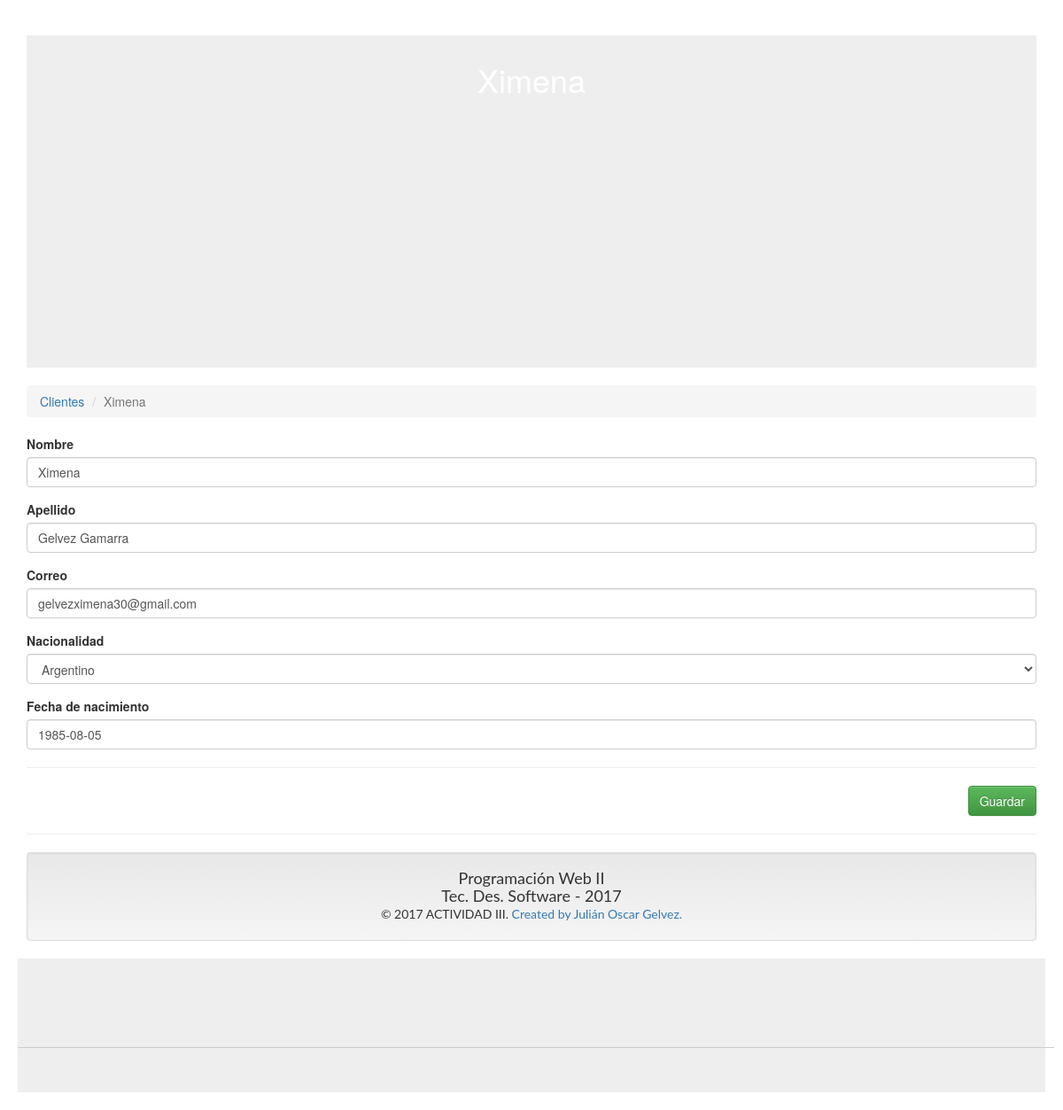
The app's page /?c=Cliente&a=Crud&id=2 with its own data.
### tables this page shows
CREATE TABLE `cliente` (
  `id` int(11) NOT NULL,
  `Nombre` varchar(50) NOT NULL DEFAULT '0',
  `Apellido` varchar(50) NOT NULL DEFAULT '0',
  `Nacionalidad` text NOT NULL,
  `FechaNacimiento` varchar(20) DEFAULT NULL,
  `FechaRegistro` varchar(20) DEFAULT NULL,
  `Correo` varchar(50) NOT NULL
);

### controller/cliente.controller.php (called while the page is built, shortened)
<?php
require_once 'model/cliente.php';
class ClienteController{
    private $model;
    public function __CONSTRUCT(){
        $this->model = new Cliente();
    }
    public function Crud(){
        $alm = new Cliente();
        if(isset($_REQUEST['id'])){
            $alm = $this->model->Obtener($_REQUEST['id']);
        }
        require 'view/header.php';
        require 'view/cliente/cliente-editar.php';
        require 'view/footer.php';
    }
}

### model/database.php (called while the page is built)
<?php
class Database
{
    public static function StartUp()
    {
        $pdo = new PDO('mysql:host=localhost;dbname=formmvc;charset=utf8', 'root', '0000');
        $pdo->setAttribute(PDO::ATTR_ERRMODE, PDO::ERRMODE_EXCEPTION);
        return $pdo;
    }
}

### model/cliente.php (called while the page is built, shortened)
<?php
class Cliente
{
	private $pdo;
	public function __CONSTRUCT()
	{
		try
		{
			$this->pdo = Database::StartUp();
		}
		catch(Exception $e)
		{
			die($e->getMessage());
		}
	}
	public function Obtener($id)
	{
		try
		{
			$stm = $this->pdo
			          ->prepare("SELECT * FROM cliente WHERE id = ?");
			$stm->execute(array($id));
			return $stm->fetch(PDO::FETCH_OBJ);
		} catch (Exception $e)
		{
			die($e->getMessage());
		}
	}
}

### view/cliente/cliente-editar.php (the view, shortened to what this page needs)
<h1 class="page-header">
</h1>
<ol class="breadcrumb">
  <li><a href="?c=Cliente">Clientes</a></li>
  <li class="active"><?php echo $alm->id != null ? $alm->Nombre : 'Nuevo Registro'; ?></li>
</ol>
<form id="frm-cliente" action="?c=Cliente&a=Guardar" method="post" enctype="multipart/form-data">
    <div class="form-group">
        <label>Nombre</label>
        <input type="text" name="Nombre" value="<?php echo $alm->Nombre; ?>" class="form-control" placeholder="Ingrese su nombre" data-validacion-tipo="requerido|min:3" />
    </div>
    <div class="form-group">
        <label>Apellido</label>
        <input type="text" name="Apellido" value="<?php echo $alm->Apellido; ?>" class="form-control" placeholder="Ingrese su apellido" data-validacion-tipo="requerido|min:3" />
    </div>
    <div class="form-group">
        <label>Correo</label>
        <input type="text" name="Correo" value="<?php echo $alm->Correo; ?>" class="form-control" placeholder="Ingrese su correo electrónico" data-validacion-tipo="requerido|email" />
    </div>
    <div class="form-group">
        <label>Nacionalidad</label>
        <select name="Nacionalidad" class="form-control">
            <option <?php echo $alm->Nacionalidad == 1 ? 'selected' : ''; ?> value="1">Argentino</option>
        </select>
    </div>
    <div class="form-group">
        <label>Fecha de nacimiento</label>
        <input type="text" name="FechaNacimiento" value="<?php echo $alm->FechaNacimiento; ?>" class="form-control datepicker" placeholder="Ingrese su fecha de nacimiento" data-validacion-tipo="requerido" />
    </div>
    <hr />
    <div class="text-right">
        <button class="btn btn-success">Guardar</button>
    </div>
</form>

### assets/css/style.css (style rules this page uses)
body { background-color:#ffffff; }
p,h1,h2,h3,h4 { margin:0;padding:0; }
.page-header { min-height:375px;position:relative;padding:30px 0;text-align:center;color:#ffffff;background-position: center center;background-size: cover;background-color:#eeeeee; }

### records on screen
cliente: Nombre "Ximena", Apellido "Gelvez Gamarra", Correo "gelvezximena30@gmail.com", Nacionalidad "Argentino", FechaNacimiento "1985-08-05"
